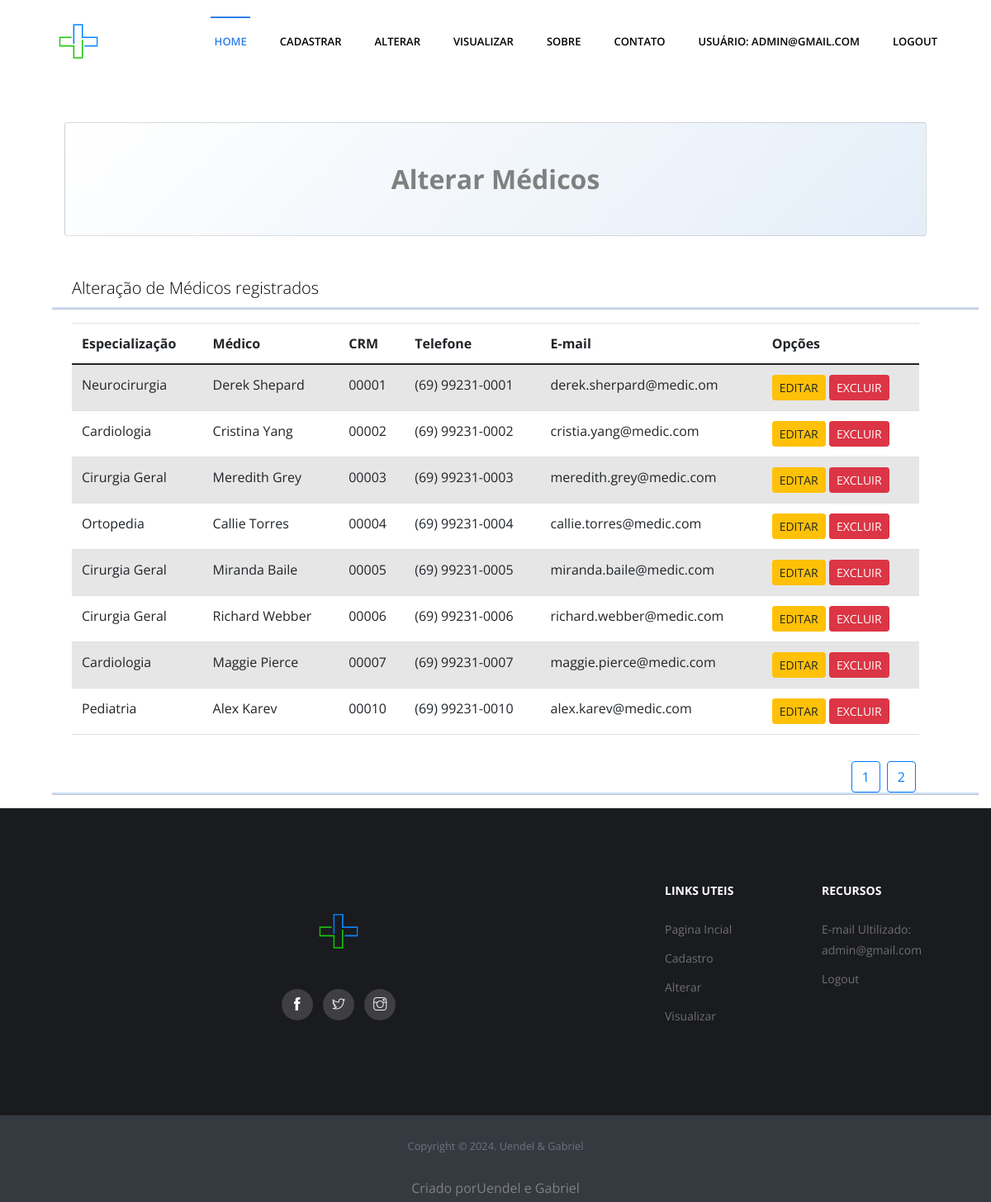
The page /alterar/ (signed in) on the database its author committed.
### usuarios/models.py (models this page shows)
class Medico(models.Model):
    nome_medico = models.CharField(max_length=200)
    especializacao = models.CharField(max_length=200)
    crm = models.CharField(max_length=10)
    email = models.EmailField(max_length=50)
    telefone = models.CharField(
        max_length=15,
        validators=[RegexValidator(regex=r'^\+?1?\d{9,15}$', message="Número de telefone inválido")])

### usuarios/views.py (the view)
# urls.py: path('alterar/', views.alterar, name='alterar'),
def alterar(request):
    if request.method =="GET":
        if request.user.is_authenticated:
            lista_medicos = Medico.objects.all()
            dicionario_medicos = {'lista_medicos':lista_medicos}
            return render(request, 'usuarios/alterar.html', dicionario_medicos)
        else:
            return render(request, 'usuarios/login.html')

### usuarios/templates/usuarios/alterar.html (shortened to what this page needs)
    {% extends 'usuarios/base.html' %}
    {% block titulo %}Alterar Médicos{% endblock %}
    {% block conteudo %}
    <h3>Alteração de Médicos registrados</h3>
    <hr>
    <div class="table-responsive">
        <table class="table table-striped">
            <thead>
                <tr>
                    <th>Especialização</th>
                    <th>Médico</th>
                    <th>CRM</th>
                    <th>Telefone</th>
                    <th>E-mail</th>
                    <th>Opções</th>
                </tr>
            </thead>
            <tbody id="medicoTable">
                {% for campo in lista_medicos %}
                    <tr class="medico-row">
                        <td>{{ campo.especializacao }}</td>
                        <td>{{ campo.nome_medico }}</td>
                        <td>{{ campo.crm }}</td>
                        <td>{{ campo.telefone }}</td>
                        <td>{{ campo.email }}</td>
                        <td>
                            <a href="{% url 'editar_verificacao' campo.pk %}" class="btn btn-warning btn-sm">Editar</a>
                            <a href="{% url 'excluir_verificacao' campo.pk %}" class="btn btn-danger btn-sm">Excluir</a>
                        </td>
                    </tr>
                {% empty %}
                    <tr>
                        <td colspan="6" class="text-center">Nenhum registro encontrado.</td>
                    </tr>
                {% endfor %}
            </tbody>
        </table>
    </div>
    <div id="pagination" class="d-flex justify-content-end mt-3">
    </div>
    <hr>
    {% endblock %}

### usuarios/templates/usuarios/base.html (shortened to what this page needs)
{% load static %}
<!DOCTYPE html>
<html lang="pt-br">
<head>
    <link href="{% static 'css/bootstrap.min.css' %}" rel="stylesheet">
    <link href="https://cdn.jsdelivr.net/npm/bootstrap@5.0.2/dist/css/bootstrap.min.css" rel="stylesheet">
    <link rel="stylesheet" href="{% static 'plugins/bootstrap/bootstrap.min.css' %}">
    <link rel="stylesheet" href="{% static 'plugins/themify-icons/themify-icons.css' %}">
    <link rel="stylesheet" href="{% static 'plugins/slick/slick.css' %}">
    <link rel="stylesheet" href="{% static 'plugins/slick/slick-theme.css' %}">
    <link rel="stylesheet" href="{% static 'plugins/fancybox/jquery.fancybox.min.css' %}">
    <link rel="stylesheet" href="{% static 'plugins/aos/aos.css' %}">
    <link href="{% static 'css/style.css' %}" rel="stylesheet">
</head>
<body>
    <nav class="navbar main-nav navbar-expand-lg px-2 px-sm-0 py-2 py-lg-0">
        <div class="container">
          <a class="navbar-brand" href="{% url 'home' %}">
            <img class="logo" src="{% static 'images/logo.jpg' %}" alt="logo">
          </a>
          <div class="collapse navbar-collapse" id="navbarNav">
            {% if user.is_authenticated %}
                <ul class="navbar-nav ml-auto">
                    <li class="nav-item active">
                        <a class="nav-link" href="{% url 'home' %}">Home</a>
                    </li>
                    <li class="nav-item">
                        <a class="nav-link" href="{% url 'lancar' %}">Cadastrar</a>
                    </li>
                    <li class="nav-item">
                        <a class="nav-link" href="{% url 'alterar' %}">Alterar</a>
                    </li>
                    <li class="nav-item">
                        <a class="nav-link" href="{% url 'visualizar' %}">Visualizar</a>
                    </li>
                    <li class="nav-item">
                        <a class="nav-link" href="{% url 'sobre' %}">Sobre</a>
                    </li>
                    <li class="nav-item">
                        <a class="nav-link" href="{% url 'contatos' %}">Contato</a>
                    </li>
                    <li class="nav-item">
                        <a class="nav-link" href="#">Usuário: {{ user.email }}</a>
                    </li>
                    <li class="nav-item">
                        <a class="nav-link" href="{% url 'logout' %}">Logout</a>
                    </li>
                </ul>
            {% endif %}
          </div>
        </div>
      </nav>
    <div class="container px-4 px-lg-5">
        <div class="card text-black my-5 py-4 text-center" style="background: linear-gradient(135deg, #ffffff, #e5eef8);">
            <div class="card-body">
                <p class="text-back m-0" style="font-size: 2rem; font-weight: bold; line-height: 1.5;">
                    {% block titulo %}Seja bem-vindo(a) {{ user.first_name }} ao Guia Médico, aqui encontrará os profissionais disponíveis.{% endblock %}
                </p>
            </div>
        </div>
        <div class="row gx-4 gx-lg-5">
            {% block conteudo %}{% endblock %}
        </div>
    </div>
    <footer>
        <div class="footer-main">
          <div class="container">
            <div class="row">
                <div class="col-lg-4 col-md-12 m-md-auto align-self-center text-center">
                    <div class="block">
                        <a href="index.html"><img class="logo" src="{% static 'images/logoSemFundo.png' %}" alt="footer-logo"></a>
                        <ul class="social-icon list-inline justify-content-center">
                            <li class="list-inline-item">
                                <a href="#"><i class="ti-facebook"></i></a>
                            </li>
                            <li class="list-inline-item">
                                <a href="#"><i class="ti-twitter"></i></a>
                            </li>
                            <li class="list-inline-item">
                                <a href="#"><i class="ti-instagram"></i></a>
                            </li>
                        </ul>
                    </div>
                </div>
              {% if user.is_authenticated %}
              <div class="col-lg-2 col-md-3 col-6 mt-5 mt-lg-0">
                <div class="block-2">
                  <h6>Links uteis</h6>
                    <ul>
                        <li><a href="{% url 'home' %}">Pagina Incial</a></li>
                        <li><a href="{% url 'lancar' %}">Cadastro</a></li>
                        <li><a href="{% url 'alterar' %}">Alterar</a></li>
                        <li><a href="{% url 'visualizar' %}">Visualizar</a></li>
                    </ul>
                </div>
              </div>
              <div class="col-lg-2 col-md-3 col-6 mt-5 mt-lg-0">
                <div class="block-2">
                  <h6>Recursos</h6>
                  <ul>
                    <li><a href="#">E-mail Ultilizado: {{ user.email }}</a></li>
                    <li><a href="{% url 'logout' %}">Logout</a></li>
                  </ul>
                </div>
              </div>
              {% endif %}
            </div>
          </div>
        </div>
        <div class="text-center bg-dark py-4">
          <small class="text-secondary">Copyright &copy; <script>document.write(new Date().getFullYear())</script>. Uendel &amp; Gabriel</small class="text-secondary">
        </div>
          <div class="text-center bg-dark py-1">
              <small> <p>Criado por<a href="#">Uendel e Gabriel</a></p></small class="text-secondary">
           </div>
      </footer>
</body>
</html>

### static/css/style.css (style rules this page uses)
body { font-family: "Open Sans", sans-serif; -webkit-font-smoothing: antialiased; }
h1, h2, h3, h4, h5, h6 { font-family: "Open Sans", sans-serif; color: #000; font-weight: 300; }
h3 { font-size: 20px; line-height: 30px; }
p, li, blockquote, label { font-size: 16px; letter-spacing: 0; line-height: 25px; color: #808080; margin-bottom: 0; }
.logo { width: 100px; height: auto; }
body { overflow-x: hidden; }
a { font-size: inherit; color: inherit; }
.btn { text-transform: uppercase; }
.main-nav { background: #fff; z-index: 1; }
.main-nav .navbar-brand { padding: 0; }
.main-nav .navbar-nav .nav-item { position: relative; font-family: "Open Sans", sans-serif; }
.main-nav .navbar-nav .nav-item .nav-link { position: relative; text-align: center; font-size: 13px; text-transform: uppercase; font-weight: 600; color: #000; padding-left: 20px; padding-right: 20px; line-height: 45px; }
.main-nav .navbar-nav .nav-item.active .nav-link { color: #2e7eed; }
.main-nav .navbar-nav .nav-item.active .nav-link:before { content: ''; background: #2e7eed; width: 60%; height: 2px; position: absolute; top: 0; left: 20%; }
.footer-main { padding: 92px 0; background: #1a1b1f; }
.footer-main .block img { margin-bottom: 20px; }
.footer-main .block ul.social-icon li a { text-decoration: none; display: block; width: 38px; height: 38px; border-radius: 100%; background: #3f3f43; color: #fff; text-align: center; line-height: 38px; }
.footer-main .block-2 h6 { font-weight: bold; font-size: 14px; text-transform: uppercase; color: #fff; margin-bottom: 25px; }
.footer-main .block-2 ul { padding: 0; }
.footer-main .block-2 ul li { margin-bottom: 10px; list-style: none; }
.footer-main .block-2 ul li a { font-size: 14px; color: #6f6f71; transition: .2s ease; }
hr { display: block; height: 2px; border: 0; border-top: 2px solid #2e7eed; margin: 1em 0; padding: 0; }

### rows shown on the page
Medico: especializacao "Neurocirurgia", nome_medico "Derek Shepard", crm "00001", telefone "(69) 99231-0001", email "derek.sherpard@medic.om"
Medico: especializacao "Cardiologia", nome_medico "Cristina Yang", crm "00002", telefone "(69) 99231-0002", email "cristia.yang@medic.com"
Medico: especializacao "Cirurgia Geral", nome_medico "Meredith Grey", crm "00003", telefone "(69) 99231-0003", email "meredith.grey@medic.com"
Medico: especializacao "Ortopedia", nome_medico "Callie Torres", crm "00004", telefone "(69) 99231-0004", email "callie.torres@medic.com"
Medico: especializacao "Cirurgia Geral", nome_medico "Miranda Baile", crm "00005", telefone "(69) 99231-0005", email "miranda.baile@medic.com"
Medico: especializacao "Cirurgia Geral", nome_medico "Richard Webber", crm "00006", telefone "(69) 99231-0006", email "richard.webber@medic.com"
Medico: especializacao "Cardiologia", nome_medico "Maggie Pierce", crm "00007", telefone "(69) 99231-0007", email "maggie.pierce@medic.com"
Medico: especializacao "Pediatria", nome_medico "Alex Karev", crm "00010", telefone "(69) 99231-0010", email "alex.karev@medic.com"

### other values the page prints
{{ user.email }} "ADMIN@GMAIL.COM"
{{ user.email }} "admin@gmail.com"
